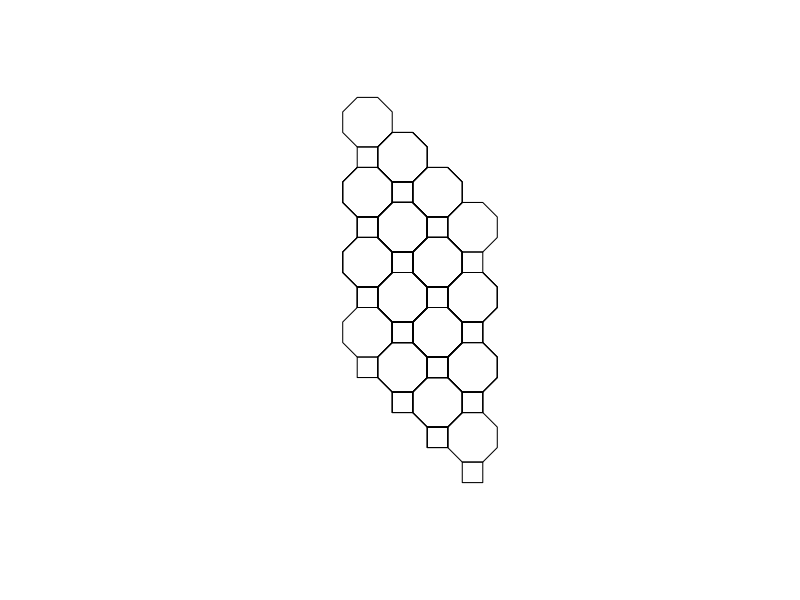

This chart was generated by the following R code:
library(sf)
square <- st_polygon(
  list(
    matrix(c(0,0,0,1,1,1,1,0,0,0), ncol = 2, byrow = TRUE)
  )
)
calculateOctagonUp <- function(p_start,l_m) { # draws the points of an octagon while walking upwards, counterclockwise
  p1=p_start
  p2=p1+c(l_m,0)
  p3=p2+c(l_m,l_m)/sqrt(2)
  p4=p3+c(0,l_m)
  p5=p4+c(-l_m,l_m)/sqrt(2)
  p6=p5+c(-l_m,0)
  p7=p6-c(l_m,l_m)/sqrt(2)
  p8=p7+c(0,-l_m)
  rbind(p1,p2,p3,p4,p5,p6,p7,p8,p1)
}

octagon <- st_polygon(list(calculateOctagonUp(c(0,1), 1)))

unit <- st_sfc(square, octagon)
plot_grid <- function(tile, nrow, ncol){
  col <- tile
  for (i in 1:nrow){
    col <- c(col, col + c(0, 2 + sqrt(2)))
  }
  grid <- col
  for (i in 1:ncol){
    grid <- c(grid, grid + c(1 + sqrt(2) / 2, -(1 + sqrt(2) / 2)))
  }
  plot(grid)
}

plot_grid(unit, 3, 3)
